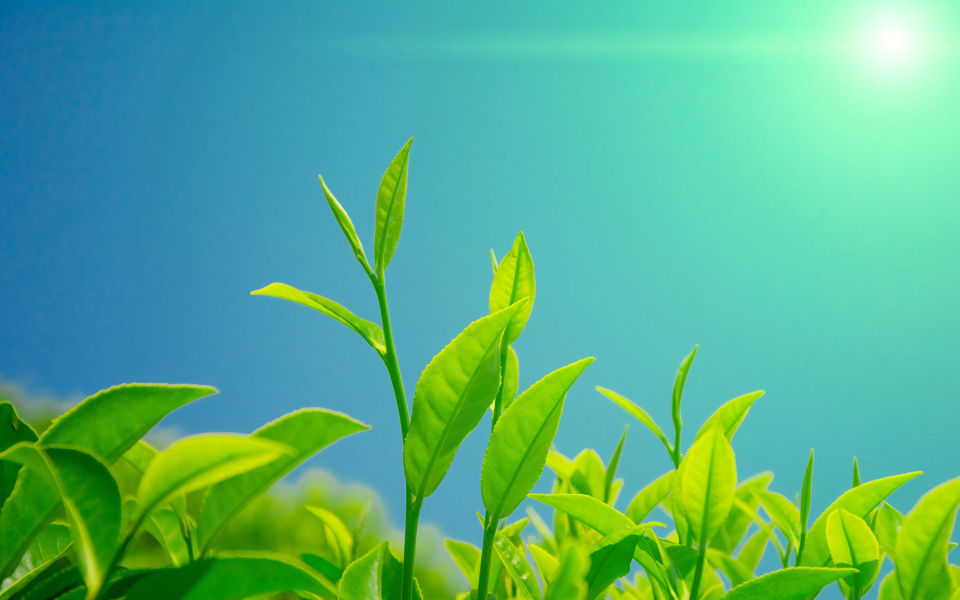
#> input picture DigitalImageProcessing/Ch2/images/leaf.jpg, 1920 x 1200 px (shown at 1/2 size)
$ jupyter execute Untitled.ipynb   (older library calls are emulated)
#> lines starting #> are read from the running program, lines starting #| are printed output that depends on the picture
[cell 1]
# -*- coding: utf-8 -*-

"""
    @Date: 2019-05-14
    @Written By: jiangzhigang
    @Description:
    1. 计算累计概率
    2. 每个像素映射 - 灰度值越大 - 255所乘概率越大 - 均衡作用
"""
import cv2
import numpy as np
import matplotlib.pyplot as plt


def equalize_hist(img, level):
    img = cv2.copyTo(img, None)
    height = img.shape[0]
    width = img.shape[1]

    color_gray = np.zeros(level, np.float)
    # n
    for i in range(height):
        for j in range(width):
            color_gray[img[i, j]] += 1
    # pr
    are = height * width
    for i in range(level):
        color_gray[i] /= are
    # sum(pr)
    for i in range(1, level):
        color_gray[i] += color_gray[i - 1]
    # sk
    for i in range(level):
        color_gray[i] = color_gray[i] * (level - 1) + 0.5
    # r -> s
    for i in range(height):
        for j in range(width):
            img[i, j] = color_gray[img[i, j]]
    return img


def show_hist(img, level, title="hist"):
    height = img.shape[0]
    width = img.shape[1]

    color_gray = np.zeros(level, np.float)
    # 遍历图片
    for i in range(height):
        for j in range(width):
            color_gray[img[i, j]] += 1

    # 概率
    are = height * width
    for i in range(level):
        color_gray[i] /= are

    x = np.linspace(0, level-1, level)
    y = color_gray
    plt.bar(x, y, 1, alpha=1, color='b')
    plt.title(title)
    plt.show()


img0 = cv2.imread("images/leaf.jpg", 0)
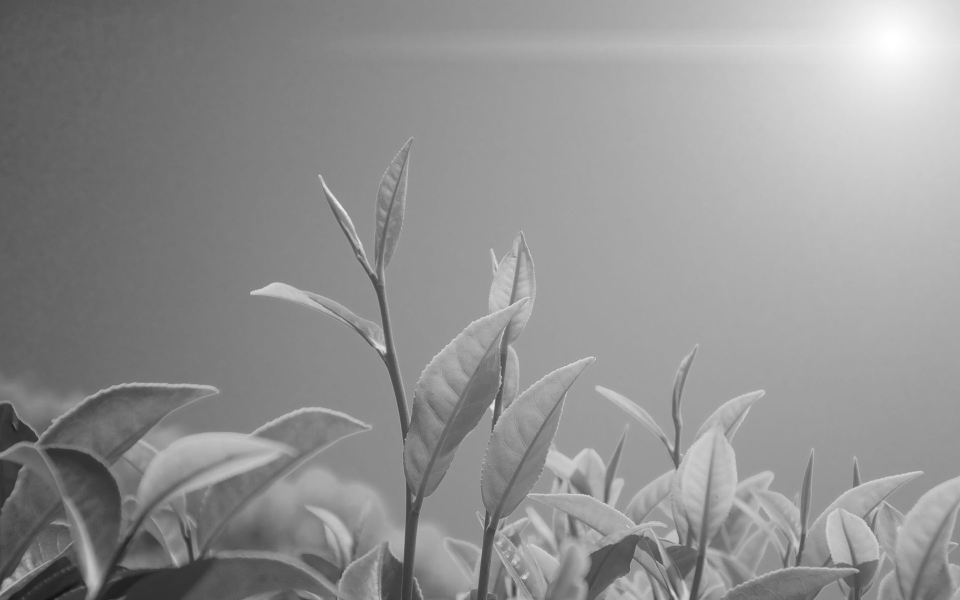
#> img0: shape (1200, 1920) (shown at 1/2 size); min 17, max 255, mean 145.4
gray = cv2.resize(img0, (400, 400))
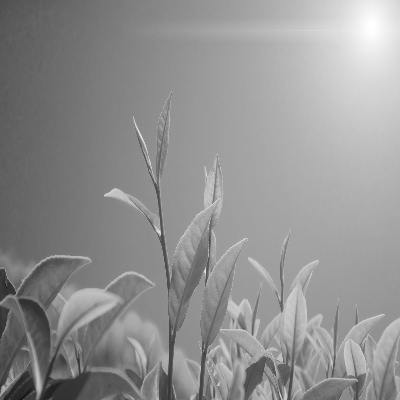
#> gray: shape (400, 400); min 18, max 255, mean 145.4
# [18 lines of commented-out code are left out]

plt.imshow(gray, cmap='gray')
plt.title('resource')
plt.show()

# 原图
show_hist(gray, 256, "rec_hist")
#> in show_hist, `plt.show()`:
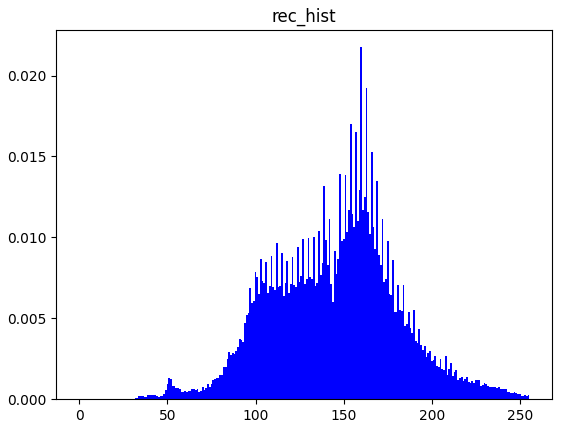
#> figure drawn by matplotlib, 1 panel; tallest bar 0.0217 high, from x = 159.5 to 160.5
# 均衡化
destination = equalize_hist(gray, 256)
#> after the loop in equalize_hist, `for i in range(height):`:
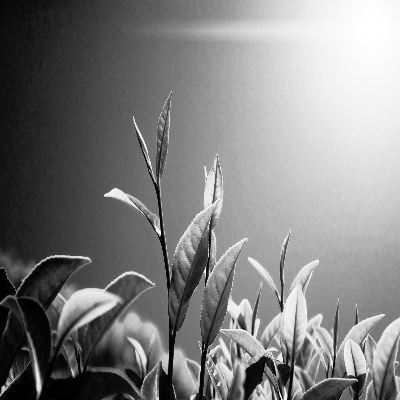
#> img: shape (400, 400); min 0, max 255, mean 128.6
plt.imshow(destination, cmap='gray')
plt.title('destination')
plt.show()
show_hist(destination, 256, 'dst_hist')
#> call 2 of show_hist, with level = 256, title = 'dst_hist'
#> in show_hist (call 2), `plt.show()`:
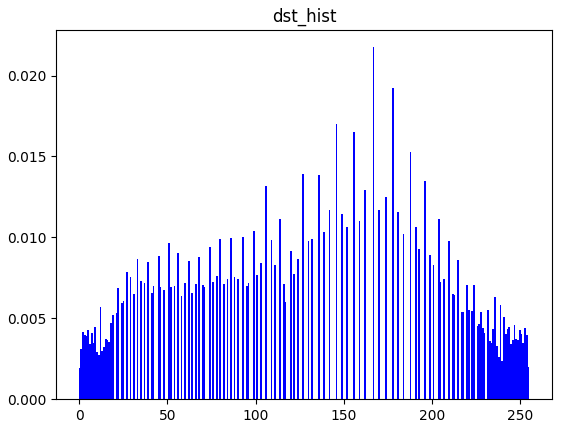
#> figure drawn by matplotlib, 1 panel; tallest bar 0.0217 high, from x = 166.5 to 167.5

# opencv自带 均衡化
destination_ = cv2.equalizeHist(gray)
plt.imshow(destination_, cmap='gray')
plt.title('destination_')
plt.show()
show_hist(destination_, 256, 'op_cv_hist')
cv2.waitKey(0)

$ run again, with DigitalImageProcessing/Ch2/images/2.jpg copied over DigitalImageProcessing/Ch2/images/leaf.jpg
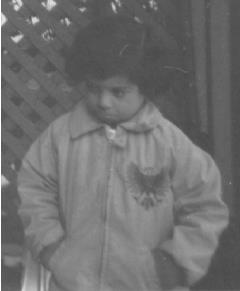
#> input picture DigitalImageProcessing/Ch2/images/2.jpg, 240 x 291 px
#> img0 is the input picture: shape (291, 240); min 73, max 255, mean 111
#> after the loop in equalize_hist, `for i in range(height):`:
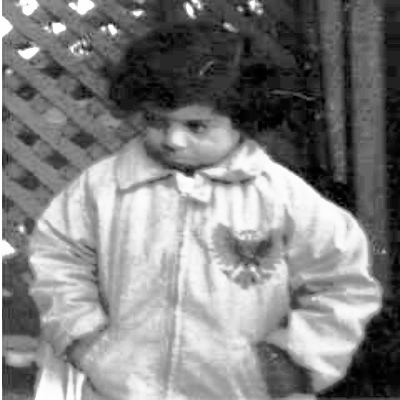
#> img: shape (400, 400); min 0, max 255, mean 129.5
#> in show_hist (call 2), `plt.show()`:
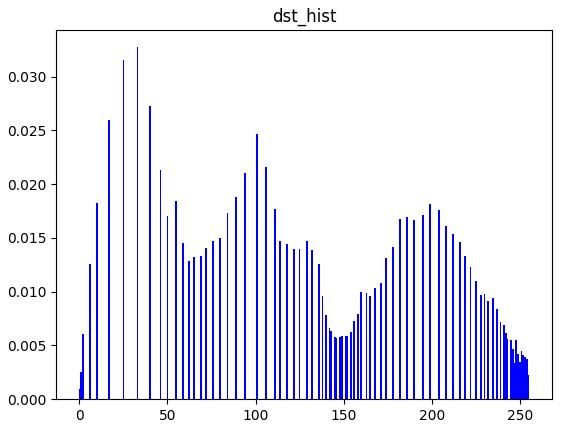
#> figure drawn by matplotlib, 1 panel; tallest bar 0.0328 high, from x = 32.5 to 33.5
